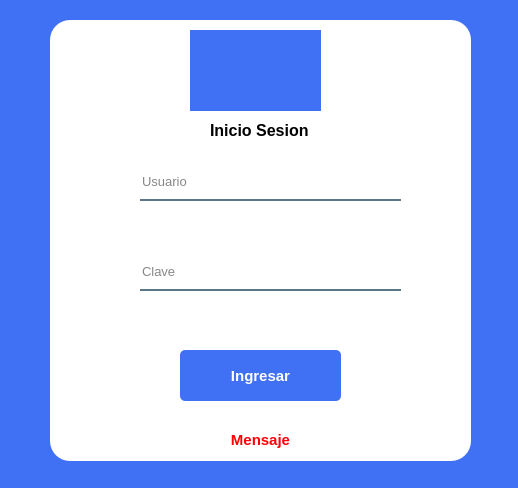
<?xml version="1.0" encoding="UTF-8"?>
<ui version="4.0">
 <class>formLogin</class>
 <widget class="QDialog" name="formLogin">
  <property name="geometry">
   <rect>
    <x>0</x>
    <y>0</y>
    <width>518</width>
    <height>488</height>
   </rect>
  </property>
  <property name="windowTitle">
   <string>Inicio de Sesion</string>
  </property>
  <property name="styleSheet">
   <string notr="true">background-color: rgb(64, 113, 244);</string>
  </property>
  <widget class="QLabel" name="label">
   <property name="geometry">
    <rect>
     <x>50</x>
     <y>20</y>
     <width>421</width>
     <height>441</height>
    </rect>
   </property>
   <property name="autoFillBackground">
    <bool>false</bool>
   </property>
   <property name="styleSheet">
    <string notr="true">background-color: rgb(255, 255, 255);
border-radius: 20px;
</string>
   </property>
   <property name="text">
    <string/>
   </property>
  </widget>
  <widget class="QPushButton" name="btnIngresar">
   <property name="geometry">
    <rect>
     <x>180</x>
     <y>350</y>
     <width>161</width>
     <height>51</height>
    </rect>
   </property>
   <property name="font">
    <font>
     <pointsize>11</pointsize>
     <bold>true</bold>
    </font>
   </property>
   <property name="cursor">
    <cursorShape>PointingHandCursor</cursorShape>
   </property>
   <property name="styleSheet">
    <string notr="true">QPushButton#btnIngresar{

	background-color: rgb(64, 113, 244);
	color: rgb(255, 255, 255);
	border-radius: 5px;

}

QPushButton#btnIngresar:hover{

	background-color: rgb(47, 84, 179);
}

QPushButton#btnIngresar:pressed{
	padding-left: 5px;
	padding-right: 5px;
	background-color: rgb(35, 64, 135);
}</string>
   </property>
   <property name="text">
    <string>Ingresar</string>
   </property>
  </widget>
  <widget class="QLabel" name="label_3">
   <property name="geometry">
    <rect>
     <x>210</x>
     <y>120</y>
     <width>101</width>
     <height>20</height>
    </rect>
   </property>
   <property name="font">
    <font>
     <family>Segoe UI Symbol</family>
     <pointsize>12</pointsize>
     <bold>true</bold>
    </font>
   </property>
   <property name="styleSheet">
    <string notr="true">background-color: rgb(255, 255, 255);</string>
   </property>
   <property name="text">
    <string>Inicio Sesion</string>
   </property>
  </widget>
  <widget class="QLineEdit" name="txtUsuario">
   <property name="geometry">
    <rect>
     <x>140</x>
     <y>170</y>
     <width>261</width>
     <height>31</height>
    </rect>
   </property>
   <property name="font">
    <font>
     <pointsize>10</pointsize>
    </font>
   </property>
   <property name="styleSheet">
    <string notr="true">background-color: rgba(0, 0, 0, 0);
border: none;
border-bottom: 2px solid rgba(45, 82, 101, 200);
color: rgba(0, 0, 0, 240);
padding-bottom: 7px;</string>
   </property>
   <property name="placeholderText">
    <string>Usuario</string>
   </property>
  </widget>
  <widget class="QLineEdit" name="txtClave">
   <property name="geometry">
    <rect>
     <x>140</x>
     <y>260</y>
     <width>261</width>
     <height>31</height>
    </rect>
   </property>
   <property name="font">
    <font>
     <pointsize>10</pointsize>
    </font>
   </property>
   <property name="styleSheet">
    <string notr="true">background-color: rgba(0, 0, 0, 0);
border: none;
border-bottom: 2px solid rgba(45, 82, 101, 200);
color: rgba(0, 0, 0, 240);
padding-bottom: 7px;</string>
   </property>
   <property name="echoMode">
    <enum>QLineEdit::Password</enum>
   </property>
   <property name="placeholderText">
    <string>Clave</string>
   </property>
  </widget>
  <widget class="QLabel" name="lblMensaje">
   <property name="geometry">
    <rect>
     <x>140</x>
     <y>430</y>
     <width>241</width>
     <height>20</height>
    </rect>
   </property>
   <property name="font">
    <font>
     <pointsize>11</pointsize>
     <bold>true</bold>
    </font>
   </property>
   <property name="styleSheet">
    <string notr="true">background-color: rgb(255, 255, 255);
color: rgb(255, 0, 4);</string>
   </property>
   <property name="text">
    <string>Mensaje</string>
   </property>
   <property name="alignment">
    <set>Qt::AlignCenter</set>
   </property>
  </widget>
  <widget class="QLabel" name="label_2">
   <property name="geometry">
    <rect>
     <x>190</x>
     <y>30</y>
     <width>131</width>
     <height>81</height>
    </rect>
   </property>
   <property name="text">
    <string/>
   </property>
   <property name="pixmap">
    <pixmap>vectorhotel.png</pixmap>
   </property>
   <property name="scaledContents">
    <bool>true</bool>
   </property>
  </widget>
 </widget>
 <resources>
  <include location="imagenes.qrc"/>
 </resources>
 <connections/>
</ui>
